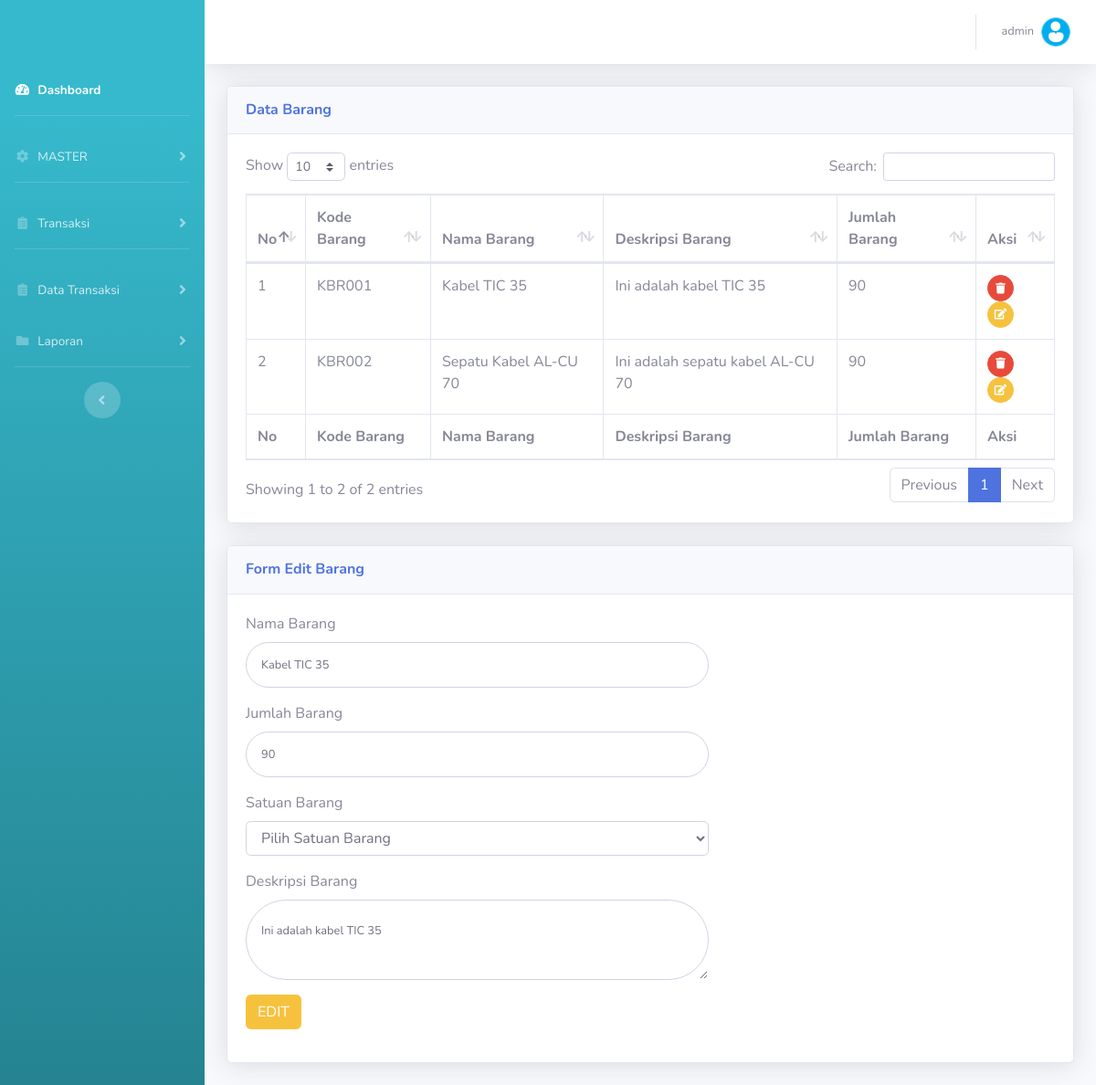
Page /v_barang.php?edit&id=KBR001 (signed in) on the committed database.
### tables this page shows
CREATE TABLE `tbl_barang` (
  `kodebarang` varchar(20) NOT NULL,
  `namabarang` varchar(100) NOT NULL,
  `deskripsibarang` text NOT NULL,
  `jumlahbarang` int(11) NOT NULL,
  `satuan` varchar(20) NOT NULL
);

### v_barang.php (the view, shortened to what this page needs)
<?php include 'head.php'; ?>
        <div class="container-fluid">
          <div class="card shadow mb-4">
            <div class="card-header py-3">
              <h6 class="m-0 font-weight-bold text-primary">Data Barang</h6>
            </div>
            <div class="card-body">
              <div class="table-responsive">
                <table class="table table-bordered" id="dataTable" width="100%" cellspacing="0">
                  <thead>
                    <tr>
                      <th>No</th>
                      <th>Kode Barang</th>
                      <th>Nama Barang</th>
                      <th>Deskripsi Barang</th>
                      <th>Jumlah Barang</th>
                      <th>Aksi</th>
                    </tr>
                  </thead>
                  <tfoot>
                    <tr>
                      <th>No</th>
                      <th>Kode Barang</th>
                      <th>Nama Barang</th>
                      <th>Deskripsi Barang</th>
                      <th>Jumlah Barang</th>
                      <th>Aksi</th>
                    </tr>
                  </tfoot>
                  <tbody>
                  <?php $qwr=mysqli_query($koneksi,"SELECT * from tbl_barang");
                  $no=1;
                        while ($data=mysqli_fetch_array($qwr)){
                  ?>
                    <tr>
                      <td><?php echo $no++;; ?></td>
                      <td><?php echo $data['kodebarang']; ?></td>
                      <td><?php echo $data['namabarang']; ?></td>
                      <td><?php echo $data['deskripsibarang']; ?></td>
                      <td><?php echo $data['jumlahbarang']; ?></td>
                      <td>
                        <a href="models/m_barang.php?del&id=<?php echo $data['kodebarang'] ?>" class="btn btn-danger btn-circle btn-sm" title="HAPUS" onclick="javascript: return confirm('Apakah anda yakin menghapus data?')"><i class="fas fa-trash"></i></a>
                        <a href="?edit&id=<?php echo $data['kodebarang'] ?>" class="btn btn-warning btn-circle btn-sm" title="EDIT"><i class="fas fa-edit"></i></a>
                      </td>
                    </tr>
                  <?php } ?>
                  </tbody>
                </table>
              </div>
            </div>
          </div>
          <div class="card shadow mb-4">
            <div class="card-header py-3">
              <?php if (isset($_GET['edit'])) { ?>
                <h6 class="m-0 font-weight-bold text-primary">Form Edit Barang</h6>
              <?php }else{ ?>
                <h6 class="m-0 font-weight-bold text-primary">Form Tambah Barang</h6>
              <?php } ?>
            </div>
            <div class="card-body">
              <div class="row">
                <div class="col-7">
                  <?php if (isset($_GET['edit'])) {
                      $qwe=mysqli_query($koneksi,"SELECT * from tbl_barang where kodebarang='$_GET[id]'");
                      while ($row=mysqli_fetch_array($qwe)) { ?>
                    <form class="user" action="models/m_barang.php" method="POST">
                      <div class="form-group">
                        <label>Nama Barang</label>
                        <input type="text" class="form-control form-control-user" name="namabarang" placeholder="Masukkan Nama Barang" value="<?php echo $row['namabarang'] ?>">
                      </div>
                      <div class="form-group">
                        <label>Jumlah Barang</label>
                        <input type="text" class="form-control form-control-user" name="jumlahbarang" placeholder="Masukkan Jumlah Barang" value="<?php echo $row['jumlahbarang'] ?>">
                      </div>
                      <div class="form-group">
                        <label>Satuan Barang</label>
                        <select class="form-control form-control" name="satuanbarang">
                        <option value="0">Pilih Satuan Barang</option>
                        </select>
                      </div>
                      <div class="form-group">
                        <label>Deskripsi Barang</label>
                        <textarea class="form-control form-control-user" name="deskripsibarang"><?php echo $row['deskripsibarang']; ?></textarea>
                      </div>
                      <div class="form-group row">
                        <div class="col-sm-3 mb-3 mb-sm-0">
                          <input type="submit" class="btn btn-warning" name="editdata" value="EDIT">
                        </div>
                      </div>
                  </form>
                  <?php
                      }
                  } ?>
                </div>
              </div>
          </div>
        </div>
        </div>
      </div>
      <?php include 'foot.php'; ?>

### rows in the picture
tbl_barang: kodebarang "KBR001", namabarang "Kabel TIC 35", deskripsibarang "Ini adalah kabel TIC 35", jumlahbarang "90"
tbl_barang: kodebarang "KBR002", namabarang "Sepatu Kabel AL-CU 70", deskripsibarang "Ini adalah sepatu kabel AL-CU 70", jumlahbarang "90"

### other values in the picture
$_SESSION['nama'] "admin"
